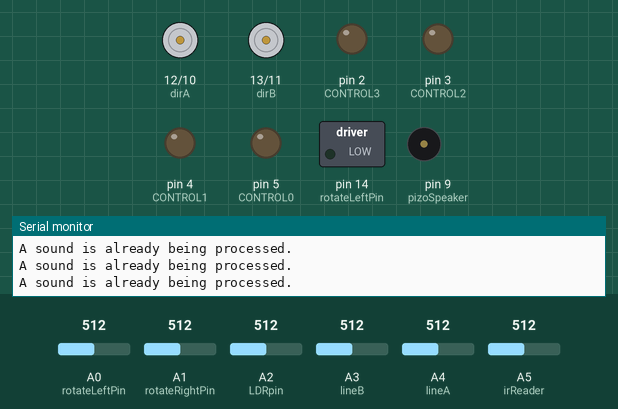
A sketch run on a simulated Arduino Uno, built with avr-gcc and run on an emulated ATmega328P. Shown: direction and speed pins drawn as motors (green arrow = direction pin HIGH = forward, orange = LOW = backward, longer = more drive), switched loads named in the sketch (green lamp = pin HIGH), output pins drawn as LEDs (lit = HIGH), buzzer (waves = sounding), the last lines printed to the serial monitor. The inputs (shaded band) are chosen by the test bench; at power-on: A2 (LDRpin) = 512, A3 (lineB) = 512, A0 (rotateLeftPin) = 512, A1 (rotateRightPin) = 512, A4 (lineA) = 512, A5 (irReader) = 512.

Above: at 5.83 s.
6.2 s: A2 (LDRpin) set to 555
At 7.84 s:
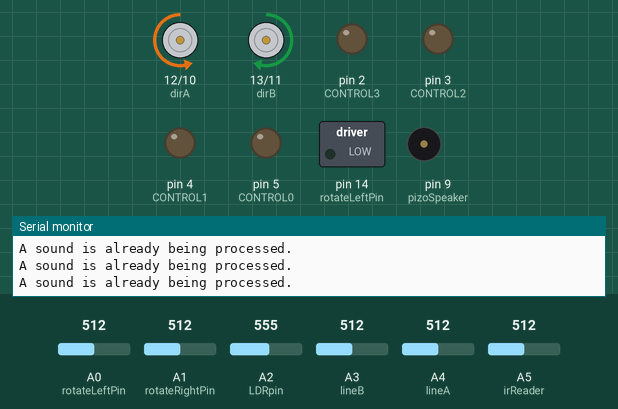
9.2 s: A2 (LDRpin) set to 569
At 10.4 s:
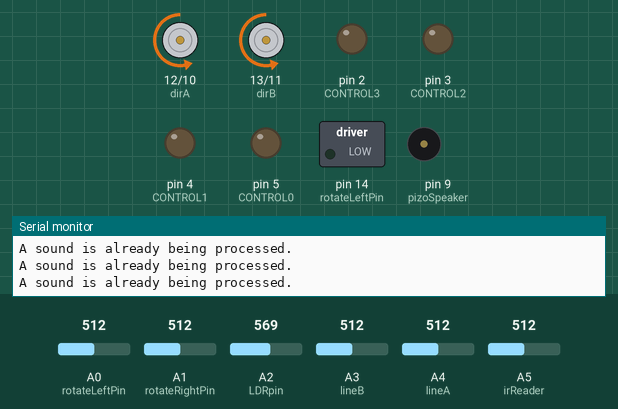
12.2 s: A3 (lineB) set to 651
15.2 s: A3 (lineB) set to 673
18.2 s: A2 (LDRpin) set to 306
At 21.5 s:
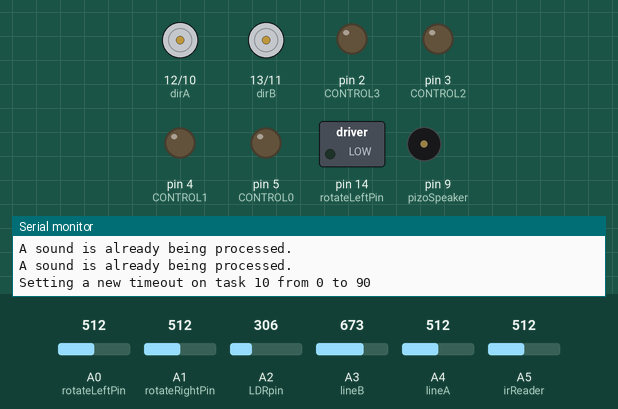
Timing chart, 0 to 22.2 s (numbered marks = the images above; inputs shaded):
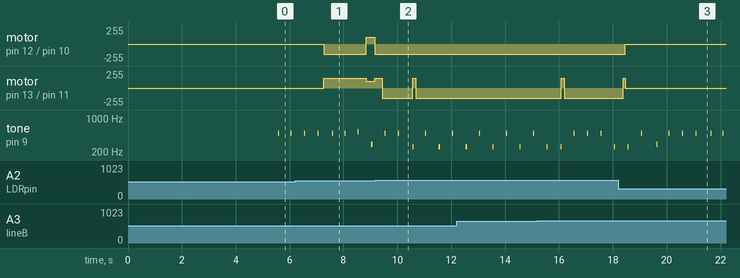

The sketch:

tank_bot_multi_v2.pde
```cpp
// based on
// arduino_tank_sketch   version 1.0   J.Luke (RobotBits.co.uk)
//
// V1.0 - KG 22/4/2010
// Have basic distance and some buggy line follow code
// V1.2 - KG 29/4/2010
// Added more sensors and restructure to ease monitor and servicing of sensors
// V1.3 - KG 02/05/2010
// Changed IR distance to actual distance
// V1.4 - KG 28/12/2010
// Change the beep and LED flash to indicate IR distance
// V1.5 - KG 30/12/2010
// Added Mux sheild and rearrange pins
// Removed LDR for the moment
// V1.6 - KG 1/1/11
// Rebuild the whole code for multi-tasking of processes
// V2.0 - KG 10/05/2012
// Tighten multi-tasking loops and rebuild from ground up due to power drain (possible loss on wasted CPU)
// KG 09/06/2012
// Added LDR code or photophobic run away
// Line follow sensors will avoid high contrast surfaces
// Added LDR when dark will toggle line follow or distance priority
// KG 11/06/2012
// Added profile changes to adjust motor speeds to be slower whe in line follow mode
// Turned down the LDR dark setting as minor ambient light was causing it to trigger


// Todo
// change switch for line mode to include area avoid or line follow
// add band weapon. gripper to release band. use point motor to open catch when in panic mode.
// debug wheel rev counter and build map
// add RF transmitter for map building

// debug line follow code
// add wheel rev count sensors
//     add map build in memory
// add an lcd display
// add sound sensors
// add temp sensor
// add tilt sensor
// add bump sensors
// add led matrix for face/expressions
// add gripper
// add some ai
//     as builds map, go explore bits it does not know
//     set things for it to find
//     make use of lcd/leds/buzzers etc to express it's self with a personallity
//     react to people, follow and maybe do tricks ie be a dog
//      (plastic pal whos fun to be with)
//     play games like chase, ping pong, tag,
// add RTC
//     get robot to go places, sleep, start or act on a date/time


#define DEBUG
//#define DEBUG_MOTOR
//#define DEBUG_SENSOR

//#define TASKWARN
//#define TASKACTUAL

#define TRUE 1
#define FALSE 0


#include "motor.h"
#include "mux.h"
#include "sensor.h"

#define STATE_ROBOT_STOPPED 0
#define STATE_ROBOT_MOVING 1
#define STATE_ROBOT_AVOID 2
#define STATE_ROBOT_SCARED 4

int state_robot = STATE_ROBOT_STOPPED ;

// UI pins

#define pizoSpeaker  9


// dig pin 2-8 spare
// ang 3, 4, 5 spare
// dig pin 9 can be used for pwm out (ie pizo)


// define variables used
//int dist;
//int angle;
//int vel;

//int InACornerCount=0;      // when in a corner count down for full 180 turn

//int avoid_stuck_in_corner = 0 ; // if we are stuck in a corner do a greater rotation to back out

//int irDarkness=600;


//int ldrTransCount =0 ;    // Count for number of gestures over LDR within set period

// robot sensor tracking mode
// 0 = ir distance
// 1 = line follow

//int sensorMode=0;

//////////////////////////////////////////////////////////////////
/// Multi tasking system
//////////////////////////////////////////////////////////////////

// scheduler will call loop() after setup() does process attachment

// Load up the multi-tasking scheduler

#include "scheduler.h"

#define TASK_PROFILE 0
#define TASK_SENSOR 1
#define TASK_MOTOR_OFF 2
#define TASK_MOTOR_COUNTDOWN 3
#define TASK_IR_DISTANCE 4
#define TASK_WASTE_TIME 5
#define TASK_SOMETHING_IN_WAY 6
#define TASK_NOTHING_IN_WAY 7
#define TASK_SOUND 8
#define TASK_LIGHT_REACT 9
#define TASK_LINE_FOLLOW 10

void attachTask(int index, void (*userFunc)(int), long timeout){
  timeslotFunc[index] = userFunc;
  timeouts[index] = timeout;
  timestamps[index] = millis();
}

void changeTimeout(int index, long newTO){

#ifdef DEBUG
  Serial.print( "Setting a new timeout on task ");
  Serial.print( index ) ;
  Serial.print( " from " );
  Serial.print( timeouts[index]);
  Serial.print( " to " );
  Serial.print( newTO );
  Serial.println();
#endif

  timeouts[index] = newTO;

}


void loop( void ){
  corestamp = millis();
  for(int i=0;i<MAX_NUM_TIMESLOTS;i++){
    if(timeouts[i] > 0){
      if((corestamp-timestamps[i]) > timeouts[i]){
        timestamps[i] = corestamp;
        timeslotFunc[i](timeouts[i]);

#ifdef TASKWARN
        int actual = corestamp-timestamps[i] ;
        if( actual > timeouts[i] ) {
          Serial.print( "*** Scheduler Warning: Function ");
          Serial.print( i);
          Serial.print( " took too long to run! Actual time to run: ");
          Serial.print( actual);
          Serial.println();
        }
#endif

      }
    }
  }
}


//////////////////////////////////////////////////////////////////
//////////////////////////////////////////////////////////////////
//////////////////////////////////////////////////////////////////
// Robot processing core
//////////////////////////////////////////////////////////////////
//////////////////////////////////////////////////////////////////
//////////////////////////////////////////////////////////////////

#include "sound.h"

#define PROFILE_MOVING 1
#define PROFILE_NORMAL 2
#define PROFILE_LINE_FOLLOW 3

int profile_switch_to ;
int profile_current = PROFILE_NORMAL ;

void select_profile( int slice ) {

  if( profile_switch_to ) {
    switch( profile_current = profile_switch_to ) {
    case PROFILE_MOVING :
      break ;
    case PROFILE_NORMAL :
      motor_turn_speed= normTurnSpeed;
      motor_move_speed= normMoveSpeed;

      changeTimeout( TASK_LINE_FOLLOW, 0 ); // effectivly not used now
      beep( TONE_C, 2 );
      break ;
    case PROFILE_LINE_FOLLOW :
      motor_turn_speed= lineTurnSpeed;  // slow the motors down for fine control
      motor_move_speed= lineMoveSpeed;

      changeTimeout( TASK_LINE_FOLLOW, lineFollowPrio );  // lets concentrate on high contrast floor
      beep( TONE_D, 2 );
      break ;
    }

    profile_switch_to = 0 ;
  }
}

// Countdown any system wide delay

void task_waste_time( int slice ) {
  if( wastetime ) {
    if( ( wastetime -= slice ) < 0 ) {
      wastetime = 0 ;
      beep( TONE_D, 2 );

    }
  }
}


//////////////////////////////////////////////////////////////////
// Read primary sensor array
//////////////////////////////////////////////////////////////////

void task_sensor_array( int slice ) {

  irVolts = analogRead(irReader)*0.0048828125;   // value from sensor * (5/1024) - if running 3.3.volts then change 5 to 3.3
  irVal= 65*pow(irVolts, -1.10);          // worked out from graph 65 = theretical distance / (1/Volts)S - luckylarry.co.uk

  //  ldrVal = ldrBase - analogRead( ldrSensor ) ;

//  lineAVal = analogRead(lineA);    // read the value from the ir sensor
//  lineBVal = analogRead(lineB);    // read the value from the ir sensor
  lineAVal = abs(lineABase - analogRead(lineA));    // read the value from the ir sensor
  lineBVal = abs(lineBBase - analogRead(lineB));    // read the value from the ir sensor

  // Read ambient light level

  ldrVal = analogRead( LDRpin ) ;

  // Read rotary counter sensors

  rotateLeftVal = analogRead( rotateLeftPin ) ;
  rotateRightVal = analogRead( rotateRightPin ) ;

#ifdef DEBUG_SENSOR
  Serial.print( "State: ");
  Serial.print( state_robot, DEC );
  Serial.print( "Distance: ");
  Serial.print( irVal, DEC );
  Serial.print( " Line (Right Blue): ");
  Serial.print( lineAVal, DEC );
  Serial.print( " Line (Left Yellow): ");
  Serial.print( lineBVal, DEC );
  Serial.print( " LDR: ");
  Serial.print( ldrVal, DEC );
  Serial.print( " Rot L: ");
  Serial.print( rotateLeftVal, DEC );
  Serial.print( " Rot R: ");
  Serial.print( rotateRightVal, DEC );
  Serial.println();
#endif

  // if( ldrVal > ldrBright ) return;

  //if( sensorMode == 1 ) return ;

  // wait for an event by the sensors
  //} while( irVal < irRange ) ;

  //changeTimeout(3, irVal*50);

}

//////////////////////////////////////////////////////////////////
// Sensor line follow checks - at the moment we are going to avoid sudden change
//////////////////////////////////////////////////////////////////

void task_line_follow( int slice ){

    if( lineAVal >= lineADiff ) {  // change in surface reflection avoid
#ifdef DEBUG_SENSOR
    Serial.print( "A - Avoid something on the floor.");
    Serial.println();
#endif

    state_robot = STATE_ROBOT_AVOID ;

  }

    if( lineBVal >= lineBDiff ) {  // change in surface reflection avoid
#ifdef DEBUG_SENSOR
    Serial.print( "B - Avoid something on the floor.");
    Serial.println();
#endif

    state_robot = STATE_ROBOT_AVOID ;

  }

}

//////////////////////////////////////////////////////////////////
// Sensor checks to decide on action
//////////////////////////////////////////////////////////////////

void task_ir_distance( int slice ){

  // ir distance tracking mode

    if( irVal < irRange ) {  // something is a bit close so back away
#ifdef DEBUG_SENSOR
    Serial.print( "Avoid something ahead.");
    Serial.println();
#endif

    state_robot = STATE_ROBOT_AVOID ;

  }
  else {
    if( state_robot != STATE_ROBOT_AVOID )
      state_robot = STATE_ROBOT_MOVING ;
  }
}

// Something could be in the way so lets spin ourself around until we are happy

void task_something_in_way( int slice ){

  // ldr reactaction

  if( state_robot == STATE_ROBOT_SCARED ) { // If the robot is scared lets back up
#ifdef DEBUG_SENSOR
    Serial.print( "I am scared so I'm backing up.");
    Serial.println();
#endif
    beep( TONE_C, 2 );

#ifdef DEBUG_MOTOR
    Serial.print( "Start motors in reverse");
    Serial.println();
#endif
if( !wastetime) {
    digitalWrite (dirA, revA);
    digitalWrite (dirB, revB);
    //      }

    wastetime=1000;
    analogWrite (speedA, motor_turn_speed);   // both motors set to same speed
    analogWrite (speedB, motor_turn_speed);
    }

  }


  // ir distance tracking mode

    if( state_robot == STATE_ROBOT_AVOID ) {  // something is a bit close so back away
#ifdef DEBUG_SENSOR
    Serial.print( "Something in the way so lets spin around to find a gap.");
    Serial.println();
#endif

    beep( TONE_B, 2 );

    //        if( random(2) == 1 )   {
    //#ifdef DEBUG_MOTOR
    //        Serial.print( "Decided avoid via ccwR");
    //        Serial.println();
    //#endif

    //      digitalWrite (dirA, fwdA);
    //      digitalWrite (dirB, revB);
    //      }
    //      else {
#ifdef DEBUG_MOTOR
    Serial.print( "Decided avoid via cwR");
    Serial.println();
#endif
if( !wastetime) {
    digitalWrite (dirA, revA);
    digitalWrite (dirB, fwdB);
    //      }

// if we are doing line follow sensors then we need to react quicker to motor control

wastetime= ( profile_current == PROFILE_LINE_FOLLOW ) ? 90 : 250;

    analogWrite (speedA, motor_turn_speed);   // both motors set to same speed
    analogWrite (speedB, motor_turn_speed);
state_robot = STATE_ROBOT_MOVING;
    }
  }
}

// Nothing ahead of us so lets go there.

void task_nothing_in_way( int slice ){

  // ir distance tracking mode

    if( state_robot == STATE_ROBOT_MOVING ) {  // all clear ahead
//if( state_robot != STATE_ROBOT_AVOID ) {
#ifdef DEBUG_SENSOR
    Serial.print( "Can't see anything head so lets go forward until we do.");
    Serial.println();
#endif

    beep( TONE_HC, 2 );

#ifdef DEBUG_MOTOR
    Serial.print( "Nothing ahead so we can go forward...");
    Serial.println();
#endif
if( !wastetime) {
wastetime=250;

  digitalWrite (dirA, fwdA);
    digitalWrite (dirB, fwdB);
    analogWrite (speedA, motor_move_speed);   // both motors set to same speed
    analogWrite (speedB, motor_move_speed);
  }
    }
}

//////////////////////////////////////////////////////////////////
// Sensor checks for light level
//////////////////////////////////////////////////////////////////

void task_light_react( int slice ){

    if( ldrVal <= (ldrBase - ldrDark ) ) {  // Its dark so lets stop
#ifdef DEBUG_SENSOR
    Serial.print( "Light has gone out. Lets stop and toggle mode.");
    Serial.println();
#endif

    state_robot = STATE_ROBOT_STOPPED ;
//    task_motor_off( 0 ); // stop now!
//     calib_sensors();
    profile_switch_to = ( profile_current == PROFILE_NORMAL ) ? PROFILE_LINE_FOLLOW : PROFILE_NORMAL ;


  }

    if( ldrVal >= (ldrBase + ldrLight) ) {  // Its bright in here lets run away!
#ifdef DEBUG_SENSOR
    Serial.print( "Its bright. I need to run away.");
    Serial.println();
#endif

    state_robot = STATE_ROBOT_SCARED ;

  }

}

//////////////////////////////////////////////////////////////////
// Signal to motor controller what to do
//////////////////////////////////////////////////////////////////

// Stop motors

void task_motor_off( int slice ){

  if( state_robot == STATE_ROBOT_STOPPED ) {
#ifdef DEBUG_MOTOR
    Serial.print( "Motor requesting stop.");
    Serial.println();
#endif
    wastetime=2000;
    digitalWrite (speedA, LOW);
    digitalWrite (speedB, LOW);
  }

}

// Countdown any motor running times

//void task_motor_countdown( int slice ) {

 // if( motor_running ) {
 //   motor_running -= slice ;
//    if( motor_running<0L) {
//      motor_running=0L;

//      beep( TONE_C, 2 );
//    }

//#ifdef DEBUG_MOTOR
//    Serial.print( "Motor timeout countdown...");
//    Serial.print(motor_running);
//    Serial.println();
//#endif//
//
//
//  }
//
//}


// Robot setup

void setup() {

  profile_switch_to  = PROFILE_LINE_FOLLOW ; // set default sensor mode

  // clear the scheduler
  for( int i = 0 ; i < MAX_NUM_TIMESLOTS  ; i++ ) timeouts[i]=0;

  // sets up the pinModes for the pins we are using

  pinMode (dirA, OUTPUT);
  pinMode (dirB, OUTPUT);
  pinMode (speedA, OUTPUT);
  pinMode (speedB, OUTPUT);
  pinMode (pizoSpeaker, OUTPUT);


  //Set MUX control pins to output
  pinMode(CONTROL0, OUTPUT);
  pinMode(CONTROL1, OUTPUT);
  pinMode(CONTROL2, OUTPUT);
  pinMode(CONTROL3, OUTPUT);


  //pinMode (irReader, INPUT);
  Serial.begin(9600);

  // get a sample and avg of the current floor colour

  calib_sensors();

  randomSeed(2);

  //Turn on output to digital pin 14 (MUX 0) and turn off the other 2 multiplexer data pins
  pinMode(14, OUTPUT);
  pinMode(15, INPUT);
  pinMode(16, INPUT);

  // setup tasks

  attachTask( TASK_PROFILE, select_profile, 400 ) ;
  attachTask( TASK_SENSOR, task_sensor_array, 50 ) ;
  attachTask( TASK_MOTOR_OFF, task_motor_off, 60 ) ;
  //  attachTask( TASK_MOTOR_COUNTDOWN, task_motor_countdown, 100 ) ;
  attachTask( TASK_IR_DISTANCE, task_ir_distance, 150 ) ;
  attachTask( TASK_WASTE_TIME, task_waste_time, 55 ) ;
  attachTask( TASK_NOTHING_IN_WAY, task_nothing_in_way, 200 );
  attachTask( TASK_SOMETHING_IN_WAY, task_something_in_way, 70 );
  attachTask( TASK_SOUND, task_sound_processing, 500 ) ;
  attachTask( TASK_LIGHT_REACT, task_light_react, 130 ) ;
  attachTask( TASK_LINE_FOLLOW, task_line_follow, 120 ) ;

}


void calib_sensors(){
  int cc ;
  // get a sample and avg of the current floor colour

  for( cc = 1 ; cc < 100 ; cc++) {
    delay(50);
    lineAVal = analogRead(lineA);    // read the value from the ir sensor
    lineBVal = analogRead(lineB);    // read the value from the ir sensor
    if( lineAVal > lineABase ) lineABase = lineAVal;
    if( lineBVal > lineBBase ) lineBBase = lineBVal;


    // sample ambient light level

    ldrVal = analogRead(LDRpin);
    if( ldrVal < ldrBase ) ldrBase = ldrVal;
  }

  // once ambient light level need to signal by tone that we want a sample
  // of the bright light trigger level
  // bug to do

}


// EOF
```

motor.h
```cpp
// Motor

// define the pins used by the motor shield

#define speedA  10          // pin 10 sets the speed of motor A (this is a PWM output)
#define speedB  11          // pin 11 sets the speed of motor B (this is a PWM output)
#define dirA    12            // pin 12 sets the direction of motor A
#define dirB    13            // pin 13 sets the direction of motor B


// Motor speed control

#define normMoveSpeed 180
#define normTurnSpeed 230
#define normTurnTime 230

#define lineMoveSpeed 100
//180
#define lineTurnSpeed 150
#define lineTurnTime 230

// define the direction of motor rotation - this allows you change the  direction without effecting the hardware
#define fwdA    HIGH         // this sketch assumes that motor A is the right-hand motor of your robot (looking from the back of your robot)
#define revA    LOW        // (note this should ALWAYS be opposite the fwdA)
#define fwdB    HIGH         //
#define revB    LOW        // (note this should ALWAYS be opposite the fwdB)

//////////////////////////////////////////////////////////////////
// Signal to motor controller what to do
//////////////////////////////////////////////////////////////////

//#define MOTOR_STOPPED 0
//#define MOTOR_STARTED 1
//#define MOTOR_FORWARD 1
//#define MOTOR_STOPPING 2
//#define MOTOR_CW 3
//#define MOTOR_CCW 4

//int motor_state = MOTOR_STOPPED ;
//long motor_timeout=0;  // used to signal a count down to stop
//long motor_timeout_timestamp = 0L ;
int motor_turn_speed= normTurnSpeed;
int motor_move_speed= normMoveSpeed;

int motor_running ; // running time for motor

int rotateLeft = 0; // counters for the rotary sensor
int rotateRight = 0;
```

mux.h
```cpp
////////////////////////////
// MUX Shield
// Requires digital pins 2,3,4,5 and analog pins 0,1,2 – 48 inputs/outputs for the price of 7 pins

//Mux_Shield_DigitalOut_Example
//http://mayhewlabs.com/arduino-mux-shield

/*
This example shows how to output high or low on all 48 pins.  To use the analog pins as digital, we use
pin numbers 14-16 (instead of analog numbers 0-2).

*/

//Give convenient names to the control pins
#define CONTROL0 5    //MUX control pin 0 (S3 is connected to Arduino pin 2)
#define CONTROL1 4
#define CONTROL2 3
#define CONTROL3 2

int mux_x=0;
int mux_y=0;
```

scheduler.h
```cpp
#define MAX_NUM_TIMESLOTS 12

static void (*timeslotFunc[MAX_NUM_TIMESLOTS])(int);
long timeouts[MAX_NUM_TIMESLOTS];
long timestamps[MAX_NUM_TIMESLOTS];

long corestamp ;
int usedslots = 0;
int wastetime = 0;

void attachTask(int, void (*)(void), long);
```

Source omitted: sensor.h (1346 bytes), sound.h (3227 bytes)

Measured:
- the behaviour switches between 561 and 562 on A2 (LDRpin) (found by bisection; images 1 and 2)
- after the input at 9.2 s, motor on pin 12 (dirA) / pin 10 (speedA): stops changing and stays backward 150/255
- after the input at 18.2 s, motor on pin 12 (dirA) / pin 10 (speedA): backward 150/255 → stopped after 0.26 s
- by itself, tone on pin 9 (pizoSpeaker): plays 258 Hz for 0.04 s, 487 Hz for 0.04 s, 291 Hz for 0.04 s, 487 Hz for 0.04 s, 487 Hz for 0.04 s, 487 Hz for 0.04 s … (8 notes in this stretch)
